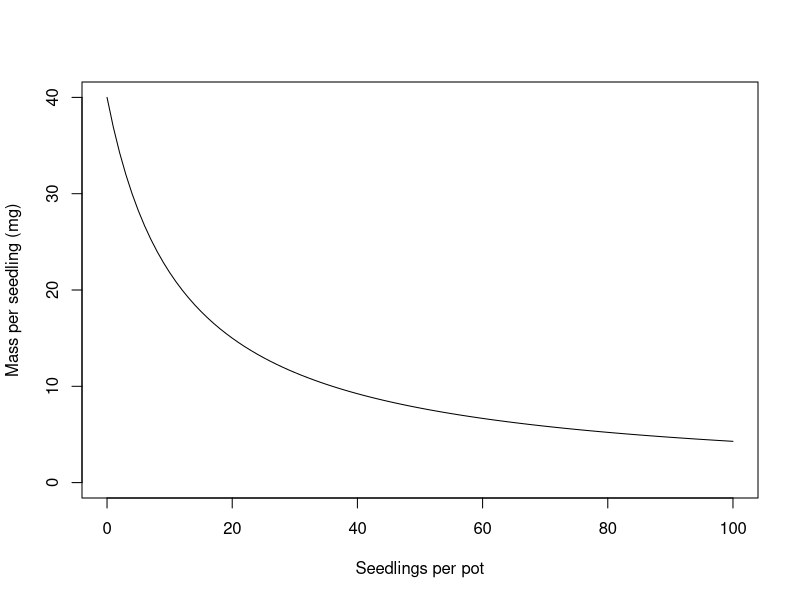
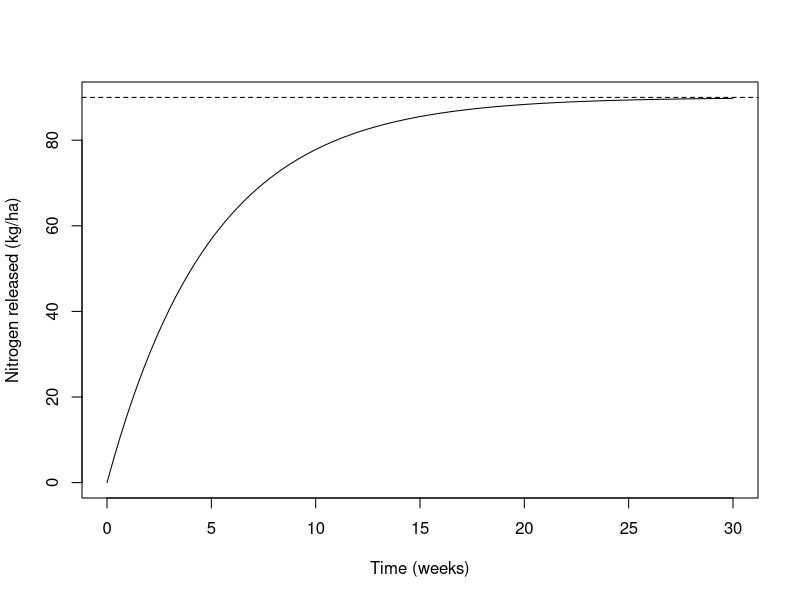
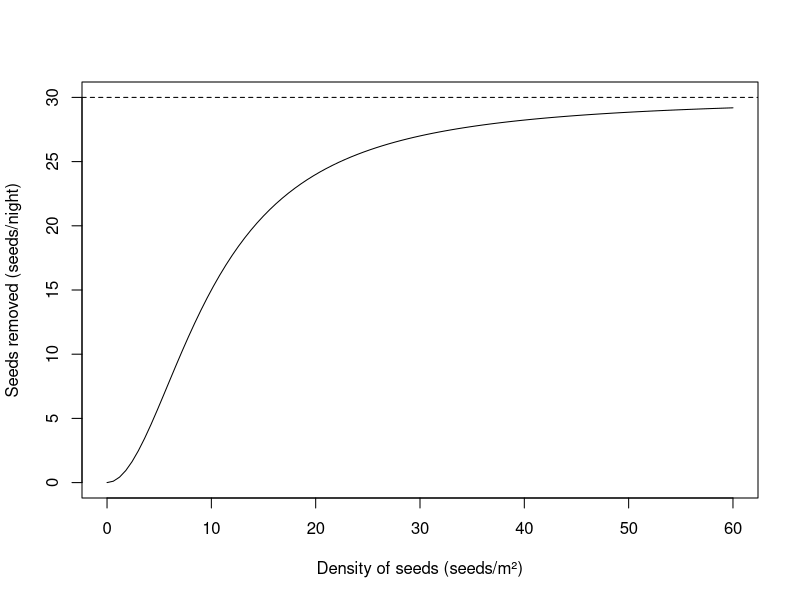
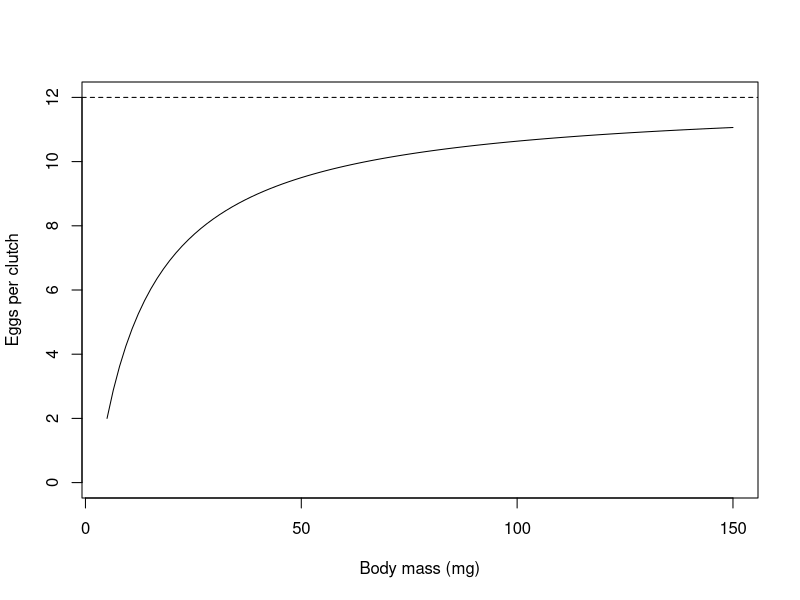
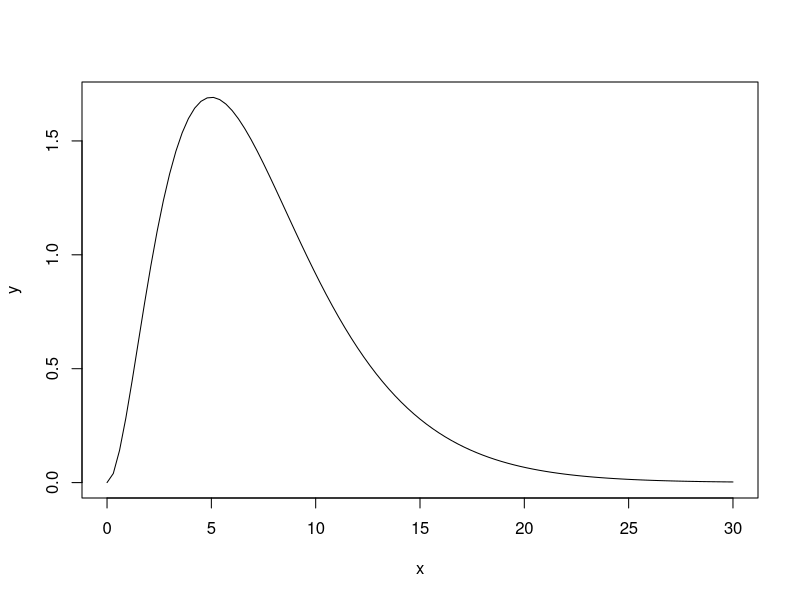
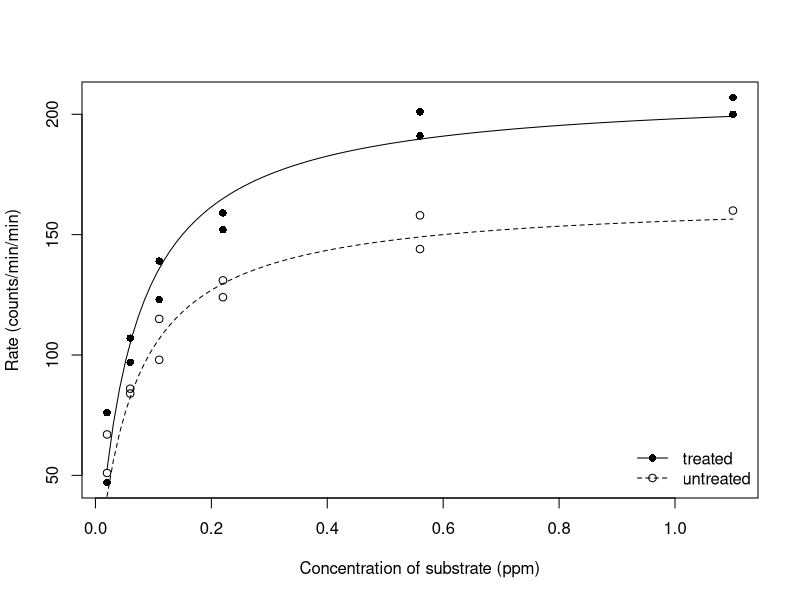
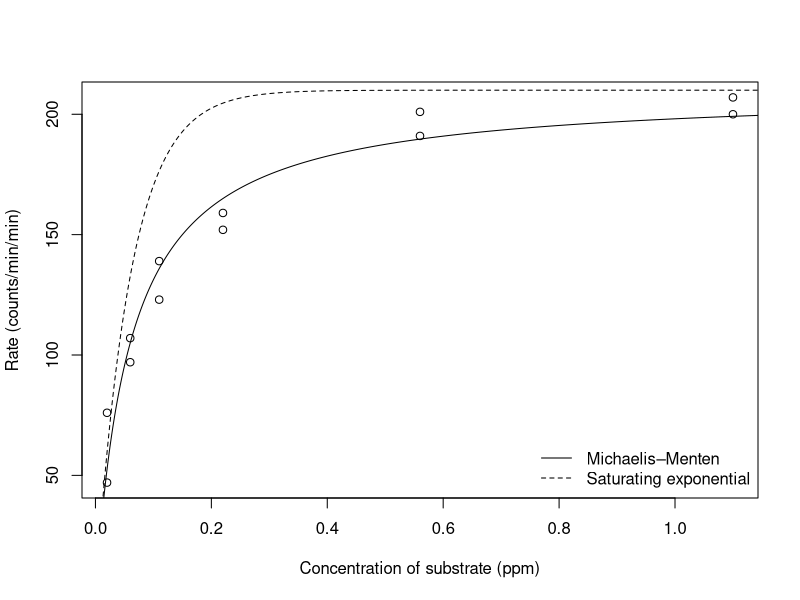

Reproduce these figures in R, in order. (Note: this script raises an error after producing the figures.)
## ---- chunk 1
# The five functions of the exercise.
seedling_mass = function(x) 480 / (12 + x)
nitrogen = function(x) 90 * (1 - exp(-0.2 * x))
seeds_removed = function(x) 30 * x^2 / (100 + x^2)
clutch = function(x) 2 + 10 * (x - 5) / (15 + (x - 5))
power_exponential = function(x) 0.5 * x^2 * exp(-0.4 * x)

curve(seedling_mass(x), from = 0, to = 100, ylim = c(0, 40),
      xlab = "Seedlings per pot", ylab = "Mass per seedling (mg)")
curve(nitrogen(x), from = 0, to = 30, ylim = c(0, 90),
      xlab = "Time (weeks)", ylab = "Nitrogen released (kg/ha)")
abline(h = 90, lty = 2)
curve(seeds_removed(x), from = 0, to = 60, ylim = c(0, 30),
      xlab = "Density of seeds (seeds/m²)", ylab = "Seeds removed (seeds/night)")
abline(h = 30, lty = 2)
curve(clutch(x), from = 5, to = 150, ylim = c(0, 12),
      xlab = "Body mass (mg)", ylab = "Eggs per clutch")
abline(h = 12, lty = 2)
curve(power_exponential(x), from = 0, to = 30,
      xlab = "x", ylab = "y")
## ---- chunk 2
# Question 3: derivative of the Holling type III function with D(), and the formulas
# derived on paper, 2 * a * b^2 * x / (b^2 + x^2)^2 and a / (2 * b) at x = b.
holling_3_derivative = D(expression(a * x^2 / (b^2 + x^2)), "x")
eval(holling_3_derivative, list(a = 30, b = 10, x = 10))
2 * 30 * 10^2 * 10 / (10^2 + 10^2)^2
30 / (2 * 10)

# Question 5: partial derivatives of the Ricker function with respect to a and to b.
ricker_da = D(expression(a * x * exp(-b * x)), "a")
ricker_db = D(expression(a * x * exp(-b * x)), "b")
eval(ricker_da, list(a = 2, b = 0.5, x = 2))
eval(ricker_db, list(a = 2, b = 0.5, x = 2))

# The formulas derived on paper.
2 * exp(-0.5 * 2)
-2 * 2^2 * exp(-0.5 * 2)
## ---- chunk 3
# Question 3: peak of the Hassell function with an exponent of 2 on a fine grid of eggs.
egg_grid = seq(0, 400, by = 0.01)
adults = 1280 * egg_grid / (40 + egg_grid)^2
egg_grid[which.max(adults)]
max(adults)

# Question 5: peak of the Holling type IV function on a fine grid of biomass,
# and its value at a very large biomass.
biomass_grid = seq(0, 400, by = 0.01)
intake = 12 * biomass_grid^2 / (100 - 10 * biomass_grid + biomass_grid^2)
biomass_grid[which.max(intake)]
max(intake)
12 * 100000^2 / (100 - 10 * 100000 + 100000^2)
## ---- chunk 4
# Question 1: the Holling type II form (alpha = 2, H = 0.05) and the Michaelis–Menten
# form (a = 20, b = 10) at four densities of prey.
prey = c(1, 5, 20, 80)
2 * prey / (1 + 2 * 0.05 * prey)
20 * prey / (10 + prey)

# Question 2: the Ricker function with a = 8 and b = 0.25, and the form with the
# location (4) and the height (8 * 4 / e) of the peak as parameters.
x_values = c(1, 4, 10)
y_max = 8 * 4 / exp(1)
8 * x_values * exp(-0.25 * x_values)
y_max * (x_values / 4) * exp(1 - x_values / 4)
## ---- chunk 5
# Load the data and look at the first rows.
data(Puromycin, package = "datasets")

# Michaelis–Menten function: asymptote a and half-maximum b.
michaelis_menten = function(x, a = 1, b = 1) {
  a * x / (b + x)
}
## ---- chunk 6
#| label: fig-puromycin_curves
#| fig-cap: "Rate of an enzymatic reaction against the concentration of the substrate in cells treated with puromycin (filled circles, solid line) and in untreated cells (open circles, dashed line). The curves are Michaelis–Menten functions with parameters read by eye: a = 210 and b = 0.06 for the treated cells, a = 165 and b = 0.06 for the untreated cells."
# Values read from the plot: asymptote (counts/min/min) and half-maximum (ppm).
a_treated = 210
a_untreated = 165
b_both = 0.06

# Observations as points: filled for the treated cells and open for the untreated cells.
plot(rate ~ conc, data = Puromycin,
     pch = ifelse(Puromycin$state == "treated", 16, 1),
     xlab = "Concentration of substrate (ppm)", ylab = "Rate (counts/min/min)")

# One curve per state, with a different line type.
curve(michaelis_menten(x, a = a_treated, b = b_both), add = TRUE, lty = 1)
curve(michaelis_menten(x, a = a_untreated, b = b_both), add = TRUE, lty = 2)
legend("bottomright", legend = c("treated", "untreated"),
       pch = c(16, 1), lty = c(1, 2), bty = "n")
## ---- chunk 7
#| label: fig-puromycin_exponential
#| fig-cap: "Michaelis–Menten function (solid line; a = 210, b = 0.06) and saturating exponential function with the same asymptote and the same initial slope (dashed line), with the observations of the treated cells."
# Saturating exponential: asymptote a and rate b.
saturating_exponential = function(x, a = 1, b = 1) {
  a * (1 - exp(-b * x))
}

# Both functions on a fine grid of concentrations, with the same asymptote and
# the same initial slope.
conc_grid = seq(0, 1.2, by = 0.0001)
mm_values = michaelis_menten(conc_grid, a = a_treated, b = b_both)
exp_values = saturating_exponential(conc_grid, a = a_treated, b = 1 / b_both)

# Concentration at which the two functions differ most, and their values there.
largest = which.max(exp_values - mm_values)
conc_grid[largest]
mm_values[largest]
exp_values[largest]

# The two curves with the observations of the treated cells.
treated = Puromycin[Puromycin$state == "treated", ]
plot(rate ~ conc, data = treated,
     xlab = "Concentration of substrate (ppm)", ylab = "Rate (counts/min/min)")
lines(x = conc_grid, y = mm_values, lty = 1)
lines(x = conc_grid, y = exp_values, lty = 2)
legend("bottomright", legend = c("Michaelis–Menten", "Saturating exponential"),
       lty = c(1, 2), bty = "n")
## ---- chunk 8
# Load the fir data and count the trees without a diameter.
data(FirDBHFec_sum, package = "emdbook")
sum(is.na(FirDBHFec_sum$DBH))

# Keep the trees with a diameter.
fir = FirDBHFec_sum[!is.na(FirDBHFec_sum$DBH), ]
nrow(fir)
## ---- chunk 9
#| label: fig-fir_data
#| fig-cap: "Fecundity of balsam fir trees against their diameter at breast height."
# Fecundity against diameter.
plot(fecundity ~ DBH, data = fir,
     xlab = "Diameter at breast height (cm)", ylab = "Fecundity (cone rachises)")
## ---- chunk 10
#| label: fig-fir
#| fig-cap: "Fecundity of balsam fir trees against their diameter at breast height. The curve is a power law with parameters read by eye (a = 0.5, b = 2)."
# Power law: a is the value at x = 1 and b is the exponent.
power_law = function(x, a = 1, b = 1) {
  a * x^b
}

# Observations as points and the curve as a line.
plot(fecundity ~ DBH, data = fir,
     xlab = "Diameter at breast height (cm)", ylab = "Fecundity (cone rachises)")
curve(power_law(x, a = 0.5, b = 2), add = TRUE, lwd = 2, col = "#D55E00")
## ---- chunk 11
# Load the damselfish data: 11 target densities of settlers.
data(DamselRecruitment_sum, package = "emdbook")
DamselRecruitment_sum

# Fraction of the settlers that survived, at each density.
DamselRecruitment_sum$surv.den / DamselRecruitment_sum$settler.den
## ---- chunk 12
#| label: fig-damsel_mm
#| fig-cap: "Density of surviving damselfish against the density of settlers, with a Michaelis–Menten function read by eye (a = 9.5, b = 15)."
# The observations with the curve; michaelis_menten() was defined in Exercise 6.
plot(surv.den ~ settler.den, data = DamselRecruitment_sum, ylim = c(0, 10),
     xlab = "Settlers per 0.1 m²", ylab = "Survivors per 0.1 m²")
curve(michaelis_menten(x, a = 9.5, b = 15), add = TRUE)
## ---- chunk 13
#| label: fig-damsel
#| fig-cap: "Density of surviving damselfish against the density of settlers. Solid line: Michaelis–Menten function (a = 9.5, b = 15). Dashed line: hockey stick function (a = 0.25, c = 35)."
# Hockey stick function: slope a up to the breakpoint c, then the plateau a * c.
hockey_stick = function(x, a = 1, c = 1) {
  ifelse(x < c, a * x, a * c)
}

# The observations with both curves. michaelis_menten() was defined in Exercise 6.
# n = 500 makes curve() evaluate the function at enough points to show the corner.
plot(surv.den ~ settler.den, data = DamselRecruitment_sum, ylim = c(0, 10),
     xlab = "Settlers per 0.1 m²", ylab = "Survivors per 0.1 m²")
curve(michaelis_menten(x, a = 9.5, b = 15), add = TRUE, lty = 1)
curve(hockey_stick(x, a = 0.25, c = 35), add = TRUE, lty = 2, n = 500)
legend("bottomright", legend = c("Michaelis–Menten", "Hockey stick"),
       lty = c(1, 2), bty = "n")
## ---- chunk 14
# Values of the hockey stick and of the Michaelis–Menten function at the four lowest
# densities of settlers, next to the observed survivors.
lowest = DamselRecruitment_sum$settler.den[1:4]
hockey_stick(lowest, a = 0.25, c = 35)
michaelis_menten(lowest, a = 9.5, b = 15)
DamselRecruitment_sum$surv.den[1:4]
## ---- chunk 15
#| label: fig-damsel_shepherd
#| fig-cap: "Shepherd functions with an initial slope s = 9.5/15 and a scale k = 15 for three values of the exponent c, with the damselfish data. With c = 1 (solid line) it is the Michaelis–Menten function of the previous figure."
# Shepherd function with the initial slope s, the scale k and the exponent c.
shepherd = function(x, s = 1, k = 1, c = 1) {
  s * x / (1 + (x / k)^c)
}

# Initial slope and scale that correspond to the Michaelis–Menten function.
s_damsel = 9.5 / 15
k_damsel = 15

# Value at x = k and at the highest density of settlers, for the three exponents.
shepherd(15, s = s_damsel, k = k_damsel, c = c(0.8, 1, 1.2))
shepherd(315, s = s_damsel, k = k_damsel, c = c(0.8, 1, 1.2))

# The observations with the three curves; the vertical axis is extended for c = 0.8.
plot(surv.den ~ settler.den, data = DamselRecruitment_sum, ylim = c(0, 17),
     xlab = "Settlers per 0.1 m²", ylab = "Survivors per 0.1 m²")
curve(shepherd(x, s = s_damsel, k = k_damsel, c = 0.8), add = TRUE, lty = 3)
curve(shepherd(x, s = s_damsel, k = k_damsel, c = 1), add = TRUE, lty = 1)
curve(shepherd(x, s = s_damsel, k = k_damsel, c = 1.2), add = TRUE, lty = 2)
legend("topleft", legend = c("c = 0.8", "c = 1", "c = 1.2"), lty = c(3, 1, 2), bty = "n")
